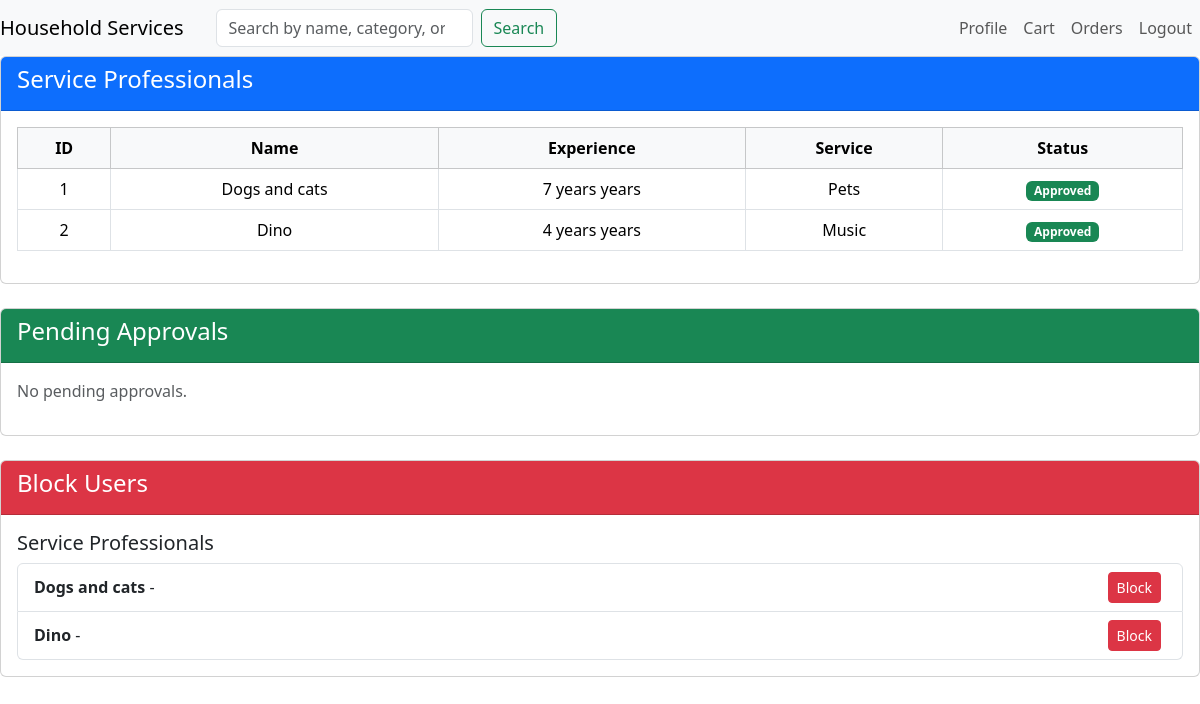
The app's page /admin/Professionals (signed in) with its own data.
### models.py (models this page shows, shortened)
class Professional(db.Model):
    id = db.Column(db.Integer, primary_key=True)
    name = db.Column(db.String(84), nullable=False)
    Email_id = db.Column(db.String(32), unique=True, nullable=False)
    passhash = db.Column(db.String(128), nullable=False)
    description = db.Column(db.String(128), nullable=True)
    service_type = db.Column(db.String(128))
    address = db.Column(db.String(32))
    Pin_Code = db.Column(db.String(8))
    experience = db.Column(db.String(8))
    category_id = db.Column(db.Integer, db.ForeignKey('category.id'), nullable=False)
    status = db.Column(db.String(16), nullable=False, default='pending')
    role = db.Column(db.String(16), nullable=False, default='service_professional')
    category = db.relationship('Category', backref='professionals', lazy=True)
    date_created = db.Column(db.DateTime, nullable=False, default=datetime.utcnow)
    document = db.Column(db.String(256), nullable=True)  # New column to store document path

### routes.py (the view)
@app.route('/admin/Professionals',methods=['GET', 'POST'])
@auth_required
def AdminProfessional():
    services = Service.query.all()
    user = Customer.query.get(session['user_id'])
    professionals = Professional.query.filter_by(status='pending').all()
    professionals = Professional.query.all()
    return render_template('adminProfessionalHandling.html',user = user , services=services, professionals=professionals)

### routes.py (called while the page is built)
def auth_required(fnc):
    @wraps(fnc)  # Preserve the original function's metadata
    def inner(*args, **kwargs):
        if 'user_id' in session:
            return fnc(*args, **kwargs)
        if request.endpoint == 'Login' or request.endpoint == 'Register':
            return fnc(*args, **kwargs)
        flash('Please login to continue', 'warning')
        return redirect(url_for('Login'))
    return inner

### templates/AdminProfessionalHandling.html (shortened to what this page needs)
{% extends 'layout.html' %}
{% block content %}
<div class="card mb-4">
    <div class="card-header bg-primary text-white">
        <h4>Service Professionals</h4>
    </div>
    <div class="card-body">
        {% if professionals %}
        <table class="table table-bordered">
            <thead class="table-light">
                <tr>
                    <th>ID</th>
                    <th>Name</th>
                    <th>Experience</th>
                    <th>Service</th>
                    <th>Status</th>
                </tr>
            </thead>
            <tbody>
                {% for professional in professionals %}
                <tr>
                    <td>{{ professional.id }}</td>
                    <td>{{ professional.name }}</td>
                    <td>{{ professional.experience }} years</td>
                    <td>{{ professional.service_type }}</td>
                    <td>
                        {% if professional.status == 'approved' %}
                            <span class="badge bg-success">Approved</span>
                        {% elif professional.status == 'rejected' %}
                            <span class="badge bg-danger">Rejected</span>
                        {% else %}
                            <span class="badge bg-warning text-dark">Pending</span>
                        {% endif %}
                    </td>
                </tr>
                {% endfor %}
            </tbody>
        </table>
        {% else %}
        <p class="text-muted">No professionals available.</p>
        {% endif %}
    </div>
</div>
    <div class="card mb-4">
        <div class="card-header bg-success text-white">
            <h4>Pending Approvals</h4>
        </div>
        <div class="card-body">
            {% set pending_professionals = professionals | selectattr('status', 'equalto', 'pending') | list %}
            {% if pending_professionals %}
            <ul class="list-group">
                {% for professional in pending_professionals %}
                <li class="list-group-item d-flex justify-content-between align-items-center">
                    <div>
                        <strong>{{ professional.name }}</strong> - {{ professional.email }}
                        {% if professional.document %}
                            <br>
                            <a href="{{ url_for('uploads', filename=professional.document) }}" target="_blank" class="text-primary">View Document</a>
                        {% else %}
                            <span class="text-muted">No document uploaded</span>
                        {% endif %}
                    </div>
                    <div class="d-flex">
                        <form method="POST" action="{{ url_for('approve_professional', professional_id=professional.id) }}">
                            <button type="submit" class="btn btn-success btn-sm mr-2">Approve</button>
                        </form>
                        <form method="POST" action="{{ url_for('reject_professional', professional_id=professional.id) }}">
                            <button type="submit" class="btn btn-danger btn-sm">Reject</button>
                        </form>
                        <form method="POST" action="{{ url_for('delete_professional', professional_id=professional.id) }}" style="display:inline;">
                            <button type="submit" class="btn btn-danger btn-sm">Delete</button>
                        </form>
                    </div>
                </li>
                {% endfor %}
            </ul>
            {% else %}
            <p class="text-muted">No pending approvals.</p>
            {% endif %}
        </div>
    </div>
    <div class="card">
        <div class="card-header bg-danger text-white">
            <h4>Block Users</h4>
        </div>
        <div class="card-body">
    <h5>Service Professionals</h5>
    <ul class="list-group">
        {% for professional in professionals %}
        <li class="list-group-item d-flex justify-content-between align-items-center">
            <div>
                <strong>{{ professional.name }}</strong> -
            </div>
            <div>
                {% if not professional.is_blocked %}
                <form method="POST" action="{{ url_for('block_user', user_type='professional', user_id=professional.id) }}" class="d-inline">
                    <button type="submit" class="btn btn-danger btn-sm">Block</button>
                </form>
                {% else %}
                <span class="badge bg-secondary">Blocked</span>
                {% endif %}
            </div>
        </li>
        {% endfor %}
    </ul>
</div>
</div>
{% endblock %}

### templates/AdminProfessionalHandling.html (style rules this page uses)
.card-header { font-weight: bold; }
.table th, .table td { vertical-align: middle; text-align: center; }
.btn-sm { margin-right: 5px; }

### records on screen
Professional: id "1", name "Dogs and cats", experience "7 years", service_type "Pets", status "Approved"
Professional: id "2", name "Dino", experience "4 years", service_type "Music", status "Approved"
